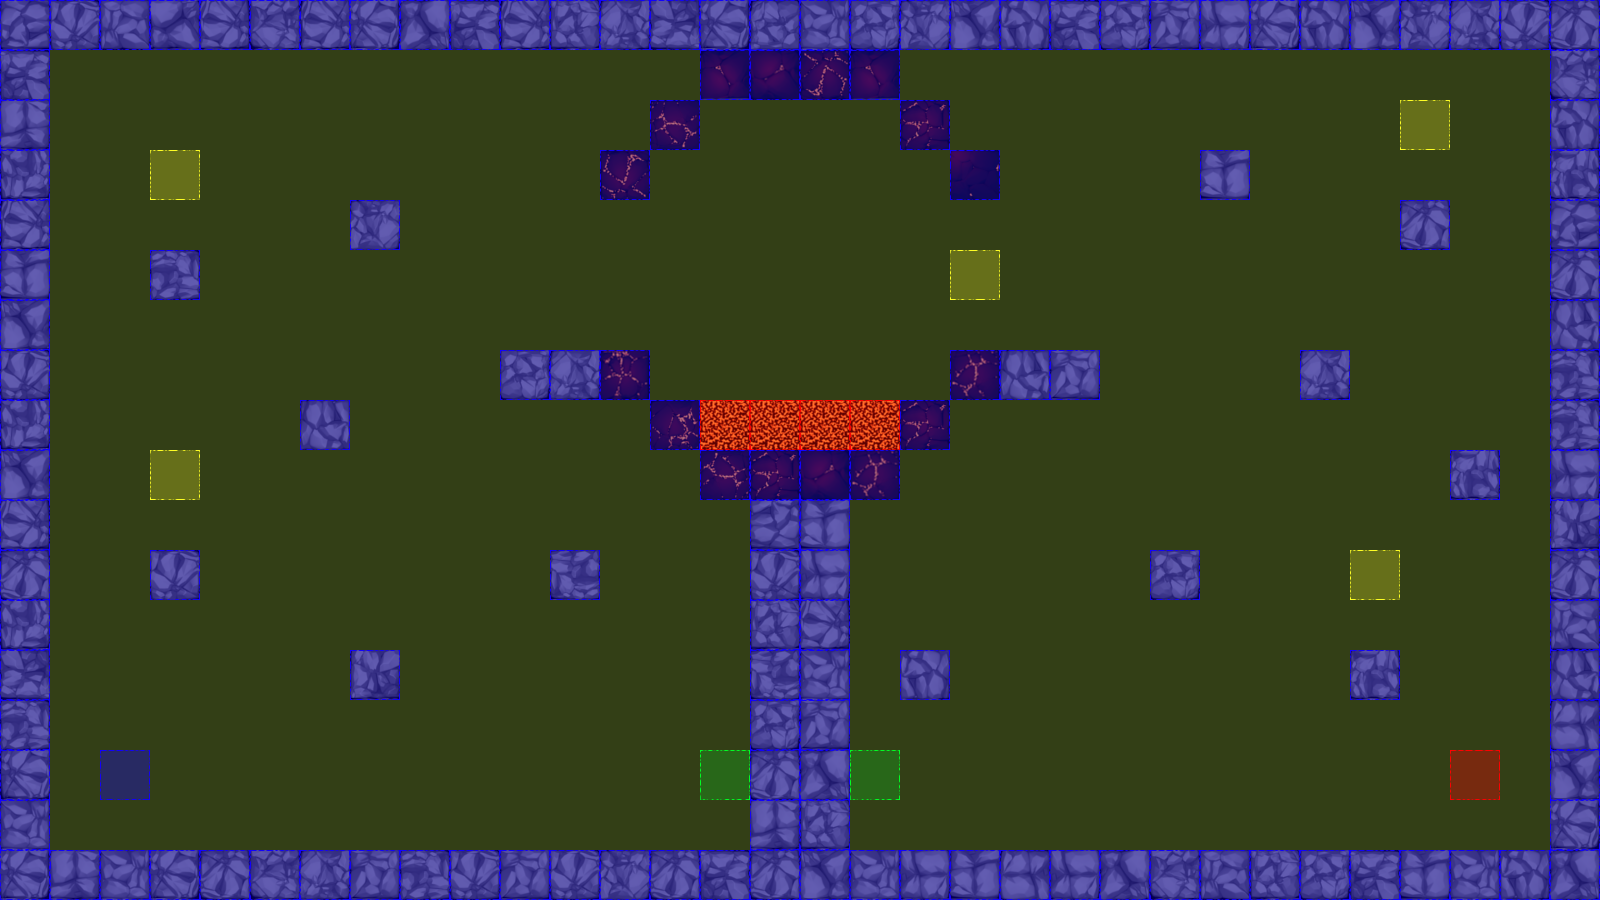

This is a level from a 2D game, rendered from its Tiled map with the project's own tilesets. A one-line summary and the map file follow, with tile-layer data summarised:
An orthogonal 32x18 tile map with 50x50 px tiles, 3 tile layers (terrain, collision, event), 2 tilesets.

<map version="1.0" orientation="orthogonal" renderorder="left-up" width="32" height="18" tilewidth="50" tileheight="50" nextobjectid="3">
 <tileset firstgid="1" name="dungeonTile.png" tilewidth="50" tileheight="50" tilecount="64" columns="8">
  <image source="tiles/dungeonTile.png" width="400" height="400" />
 </tileset>
 <tileset firstgid="65" name="collisionTile" tilewidth="50" tileheight="50" tilecount="12" columns="3">
  <image source="tiles/collisionTile.png" width="150" height="200" />
 </tileset>
 <layer name="terrain" width="32" height="18">
  <data>[576 cells, 147 non-empty, 47 distinct tile ids]</data>
 </layer>
 <layer name="collision" width="32" height="18">
  <data>[576 cells, 576 non-empty, 3 distinct tile ids]</data>
 </layer>
 <layer name="event" width="32" height="18">
  <data>[576 cells, 9 non-empty, 4 distinct tile ids]</data>
 </layer>
</map>
